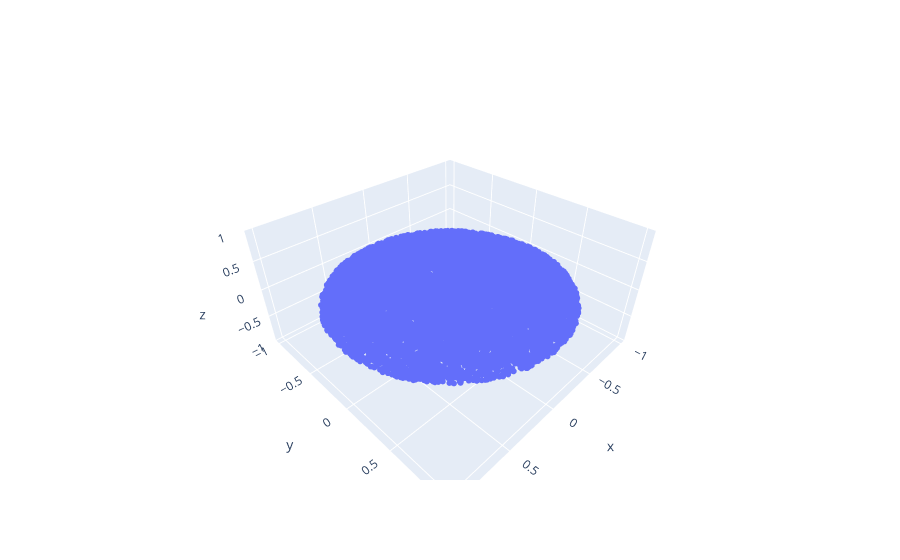

Notebook source saved alongside this figure:
### Markdown cell above
## Disc

### Code cell
import numpy as np

# Define the parameters of the disc
R = 1  # Adjust the radius as needed
num_points = 10000
z_coordinate = 0.0  # Elevation of the disc in the Z axis

# Generate uniformly distributed points within the disc
theta = 2 * np.pi * np.random.rand(num_points)
r = R * np.sqrt(np.random.rand(num_points))

# Calculate the (x, y) coordinates of the points
x = r * np.cos(theta)
y = r * np.sin(theta)

# Create the Z coordinate for all points (elevation)
z = np.full(num_points, z_coordinate)

# Create a 2D NumPy array of the coordinates [x, y, z]
distr = np.column_stack((x, y, z))
M = 1
m = M/num_points
ms = m*np.ones((num_points,))
plot_mass_distribution(distr)


I1 = moi_tensor(distr, ms)
display('moi_tensor', I1, 'exact value: Iz=MR2/2', M*R**2/2)

### Figure 1 — Plotly figure (JSON) as saved in the notebook; plotly's stock layout.template omitted (floating-point values rounded to 4 significant figures; data arrays with more than 128 entries replaced by an {"elided": "..."} marker saying what was removed)
{"data": [{"marker": {"size": 2}, "mode": "markers", "type": "scatter3d", "x": {"elided": "10000 float values"}, "y": {"elided": "10000 float values"}, "z": {"elided": "10000 int values"}}], "layout": {"scene": {"xaxis": {"title": {"text": "x"}}, "yaxis": {"title": {"text": "y"}}, "zaxis": {"title": {"text": "z"}}}}}
